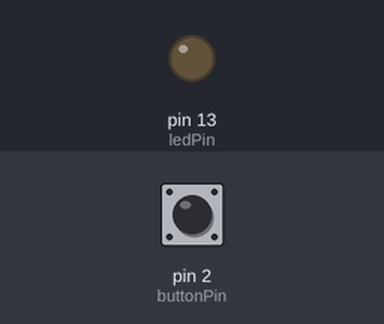
A sketch run on a simulated Arduino Uno, built with avr-gcc and run on an emulated ATmega328P. Parts: output pins drawn as LEDs (lit = HIGH). The test bench sets the inputs (shaded band); at power-on: pin 2 (buttonPin) HIGH. What the sketch prints to the serial monitor is not drawn.

Above: at 1.2 s.
1.3 s: pin 2 (buttonPin) pulled LOW for 0.15 s
At 2.4 s:
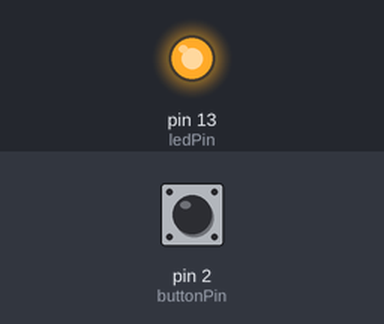
2.9 s: pin 2 (buttonPin) pulled LOW for 1 s
At 3.7 s:
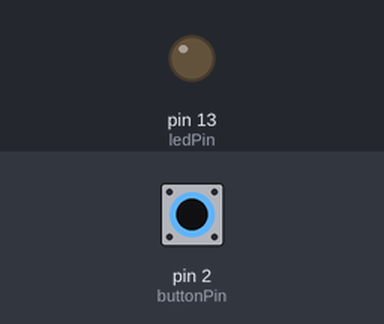
5.4 s: pin 2 (buttonPin) pulled LOW for 3.2 s
At 6.7 s:
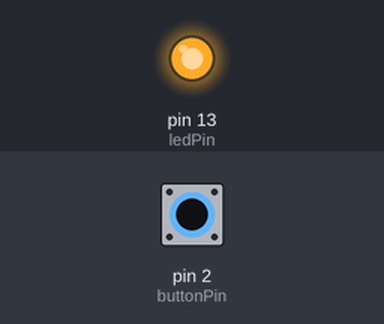
Timing chart, 0 to 8.4 s (numbered marks = the images above; inputs shaded):
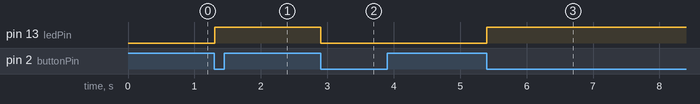

The sketch:

button_pressed.ino
```cpp
const int ledPin = 13;    //define the LED pin
const int buttonPin = 2;     // the number of the pushbutton pin
int buttonState = 0;         // variable for reading the pushbutton status
int lastButtonState;
int ledState = LOW;

void setup(){

  pinMode(ledPin, OUTPUT);    //initialize LED output
  pinMode(buttonPin, INPUT);
  Serial.begin(9600);         //start the serial communication
  buttonState = digitalRead(buttonPin);
}

void loop(){
  // zapal diode po pierwszym kliknięciu, po drugim kliknięciu zgaś
  lastButtonState    = buttonState;
  buttonState = digitalRead(buttonPin);

  if(lastButtonState == HIGH && buttonState == LOW) {
    // toggle state of LED
    ledState = !ledState;

    // control LED arccoding to the toggled state
    digitalWrite(ledPin, ledState);
  }

  Serial.println(buttonState);

  if(Serial.available() > 0){           //if some data is available of in the serial port
    char ledPinState = Serial.read();   //read the value
    if(ledPinState == '1'){             //if statement will be true(1)
      digitalWrite(ledPin, HIGH);       //turn ON the LED
      delay(5);
      digitalWrite(ledPin, LOW);
    }
    if(ledPinState == '0'){             //if statement will be false(0)
      digitalWrite(ledPin, LOW);        //turn OFF the LED
    }
  }
}
```

Measured:
- after the input at 1.3 s, pin 13 (ledPin): LOW → HIGH at once
- after the input at 2.9 s, pin 13 (ledPin): HIGH → LOW at once
- after the input at 5.4 s, pin 13 (ledPin): LOW → HIGH at once
